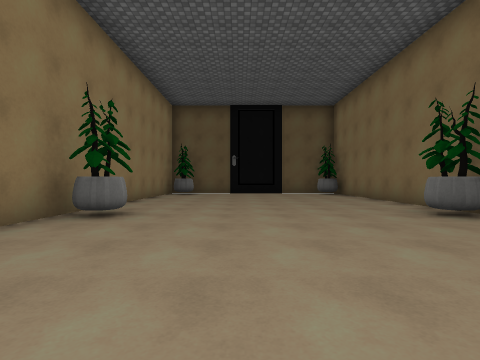
View 1 (above)

17 first-person views from a walk through a 3-D level made in the Unity game engine. The camera is 1.2 m above the floor, looks level and sees 85° across. The floor is counted in squares, 2 m on a side. Each view is taken from the middle of a square. On the plan, view 1 faces up. The plan holds only what a view shows up to about 9 squares ahead; the rest is blank. The place goes on beyond the plan. The player character is not drawn. Some animated figures are left out. Some surface patterns are stand-ins.

View 2
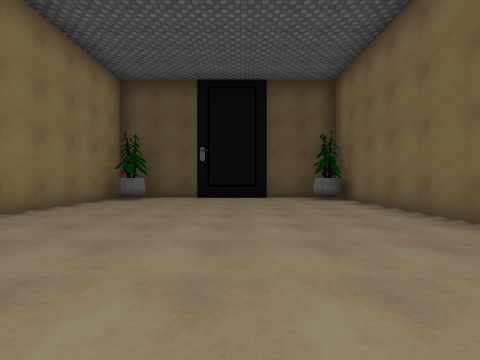

View 3
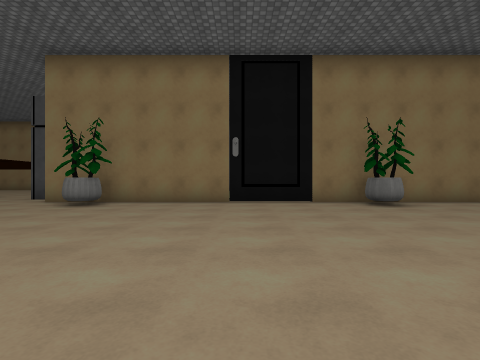

View 4
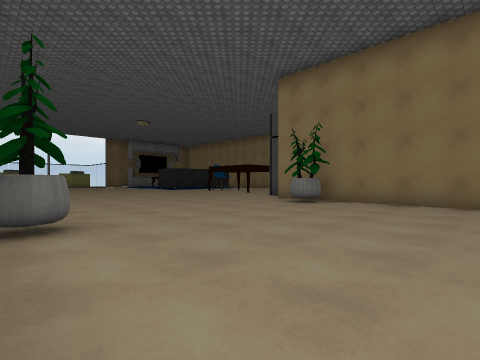

View 5
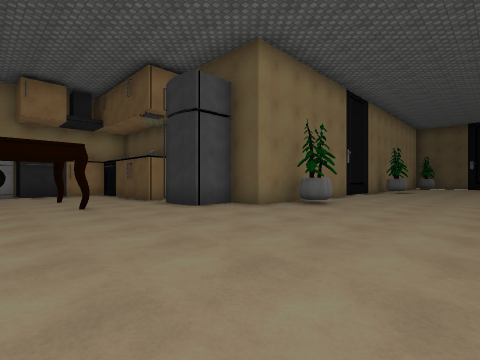

View 6
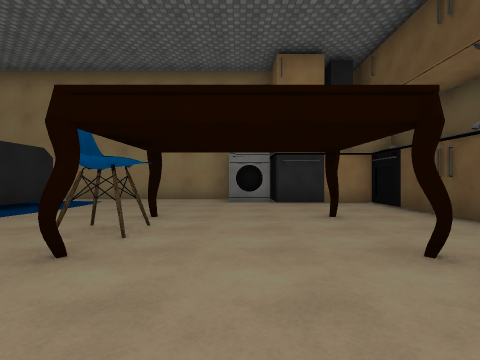

View 7
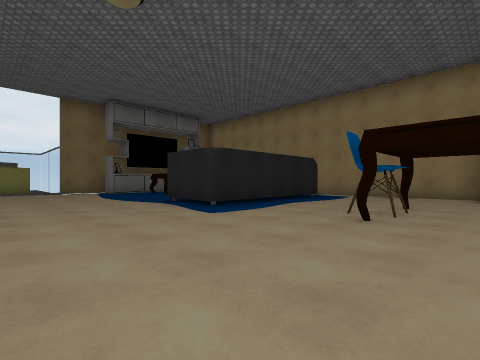

View 8
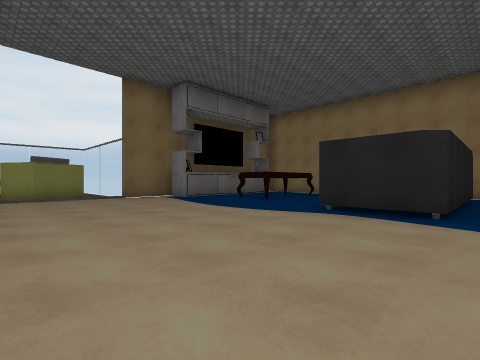

View 9
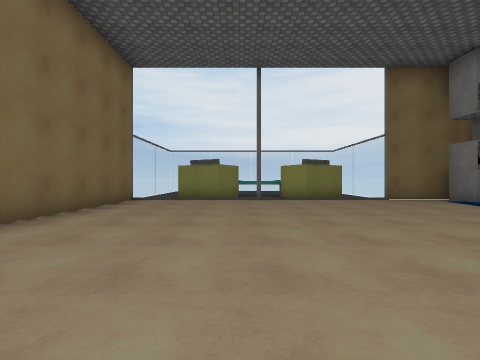

View 10
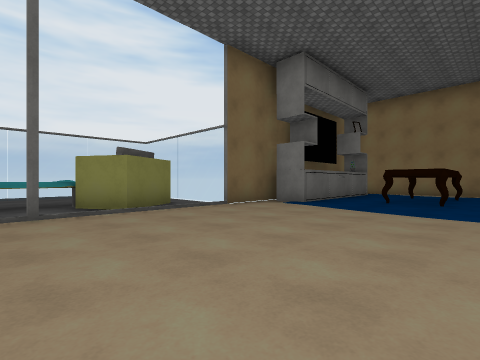

View 11
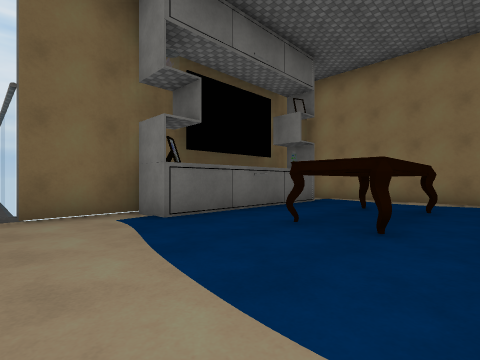

View 12
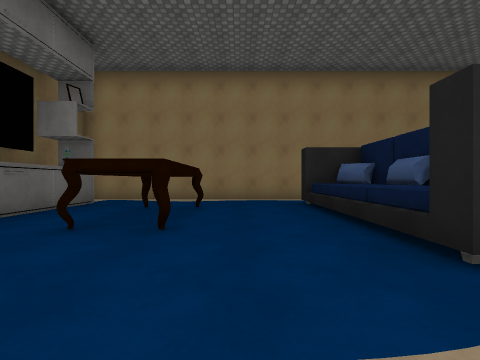

View 13
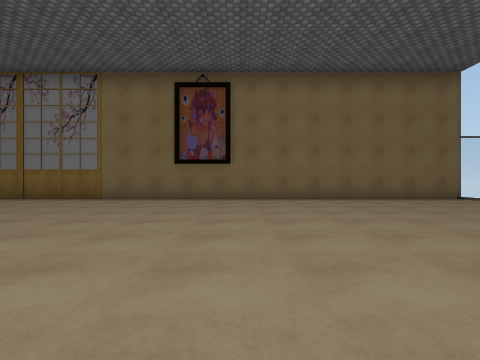

View 14
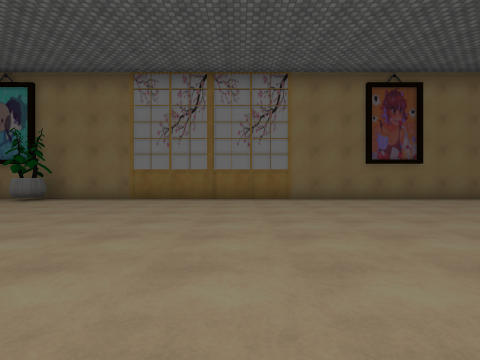

View 15
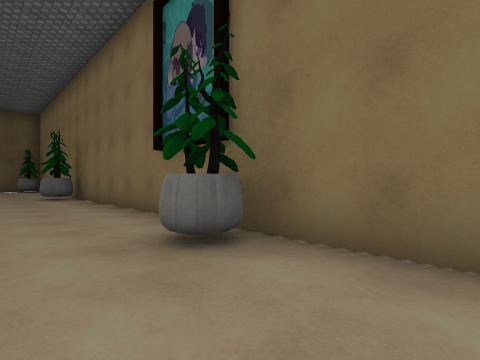

View 16
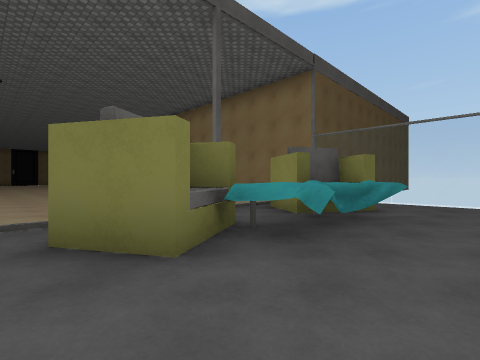

View 17
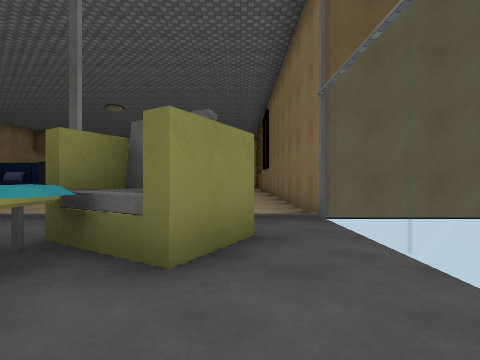

### Floor plan
Points are (right, up) in squares from view 1. A wall is a line through its corners. A room is listed if a view was taken in it or the views show most of it. See-through windows are left out.
Room 1 (views 1, 2, 3, 4, 5, 6, 7, 8, 9, 10, 11, 12, 13, 14, 15)
walls: (-6.1, -5) (-6.1, -5.6) (-8.6, -5.6); (-6.6, -14.5) (-7.4, -14.5); (-9.7, -7.4) (-9.8, -8); (-9.8, -6.8) (-9.7, -7.5); (-9.8, -5.5) (-9.8, -8.1); (-7.8, -14.3) (-8.4, -14.3); (-8.2, -14.5) (-9, -14.9); (-9.4, -13.5) (-4.7, -13.5) (-4.7, -15.5) (-9.3, -15.5); (-11.2, -9.2) (-11.2, -21.6); (4.3, 1.4) (4.3, 11.9) (1.9, 11.9); (-5.5, -21.8) (-3.4, -21.8); (-9.6, -20.6) (-5, -20.6) (-5, -21.6); (6.9, -21.9) (4.3, -21.9) (4.3, -2.5); (-1.9, -24.2) (-2.6, -23.1) (-1.1, -22.3) (-0.4, -23.5) (1, -23.5) (1.7, -22.3) (2.9, -23); (2.3, -24.2) (2.7, -23.5); (-0.4, 11.9) (-3.1, 11.9) (-3.1, -4.3) (-4, -4.3)
ways out: opening at (-3, -23.5) to room 2; opening at (0, -23) to room 2; opening at (4, -22) to room 2
objects: machine (-10, -9); table (-8, -19) to (-6, -18); chair (-6, -11) to (-6, -10); other object (-5, -5); plant (-2, -3); plant (-2, 5); plant (-2, 11); plant (4, -3); plant (4, 5); plant (4, 11)
Room 2 (views 16, 17)
walls: (1.3, -24.9) (0.4, -24.6); (1.4, -25) (0.9, -24.7) (-0.5, -24.7); (1.4, -25.1) (1, -24.7); (1.5, -25) (0.6, -24.5); (-1.1, -24.8) (-1.1, -24); (-1.1, -24.8) (-1.1, -23.9); (-0.5, -23.4) (-1.9, -24.2); (-0.7, -23.5) (-1, -23); (2.7, -23.5) (1.6, -22.9) (1.2, -23.6); (3.2, -23.1) (2.5, -24.2) (1.1, -23.4)
low walls: (0.1, -24.7) (-0.8, -24.9); (1.6, -24) (1.6, -24.5)
ways out: opening at (-3, -23.5) to room 1; opening at (0, -23) to room 1; opening at (4, -22) to room 1

Where each view was taken, in squares from view 1:
view 1: 0 up, 0 right, facing up
view 2: 3 up, 1 right, facing up
view 3: 1 up, 4 right, facing left
view 4: 1 up, 4 right, facing down-left
view 5: 9 down, 1 right, facing up-left
view 6: 9 down, 3 left, facing left
view 7: 9 down, 1 left, facing down-left
view 8: 13 down, 0 right, facing down-left
view 9: 14 down, 1 right, facing down
view 10: 17 down, 1 right, facing down-left
view 11: 17 down, 3 left, facing down-left
view 12: 17 down, 3 left, facing left
view 13: 15 down, 4 left, facing right
view 14: 9 down, 4 left, facing right
view 15: 5 down, 2 right, facing up-right
view 16: 26 down, 3 left, facing up-right
view 17: 26 down, 3 right, facing up
